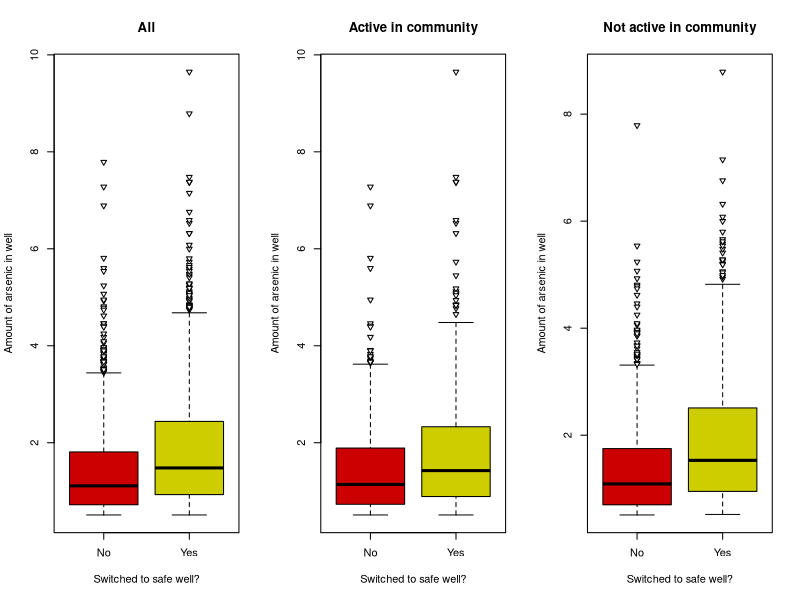
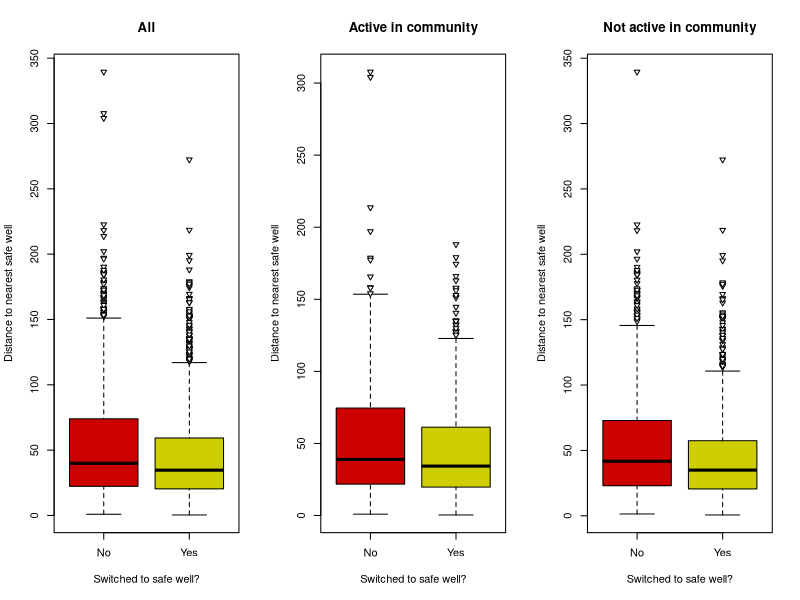
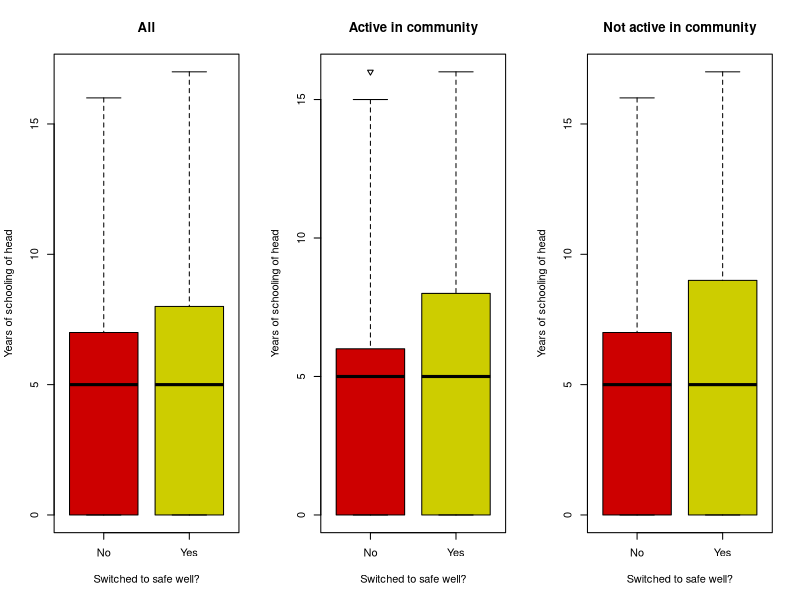
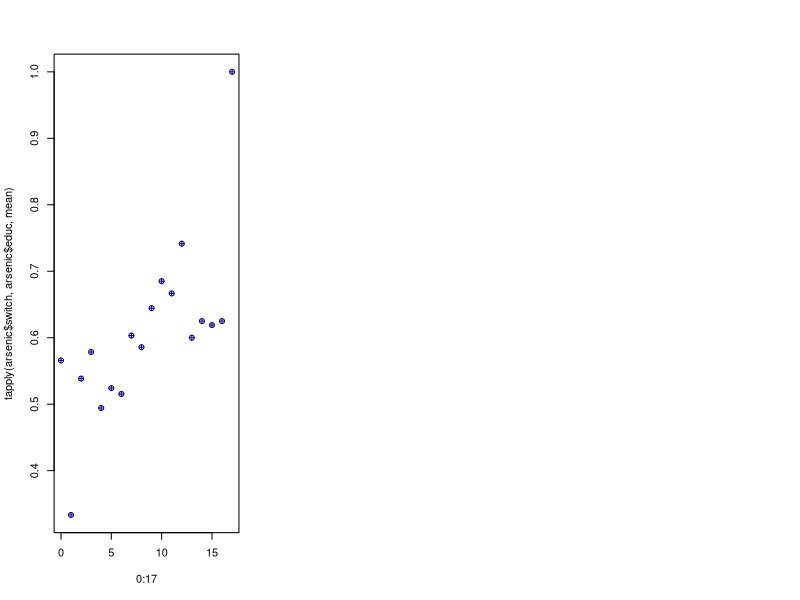
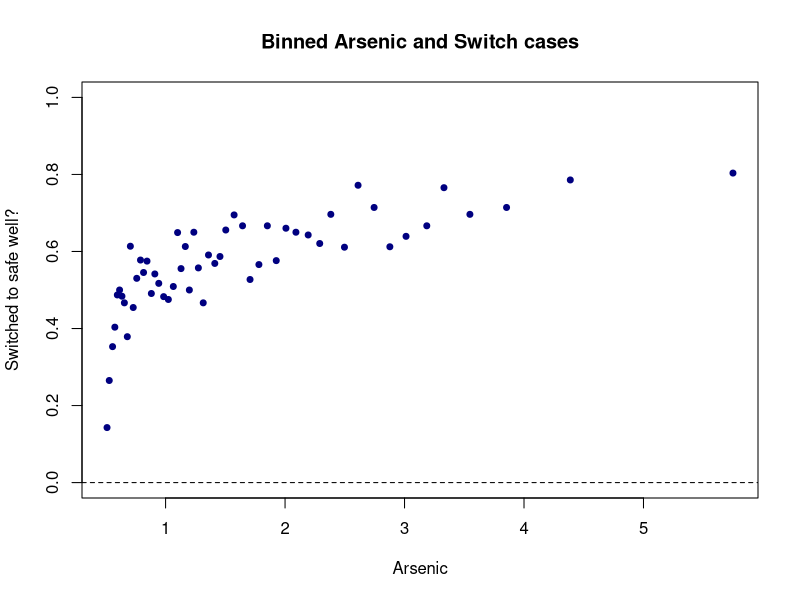
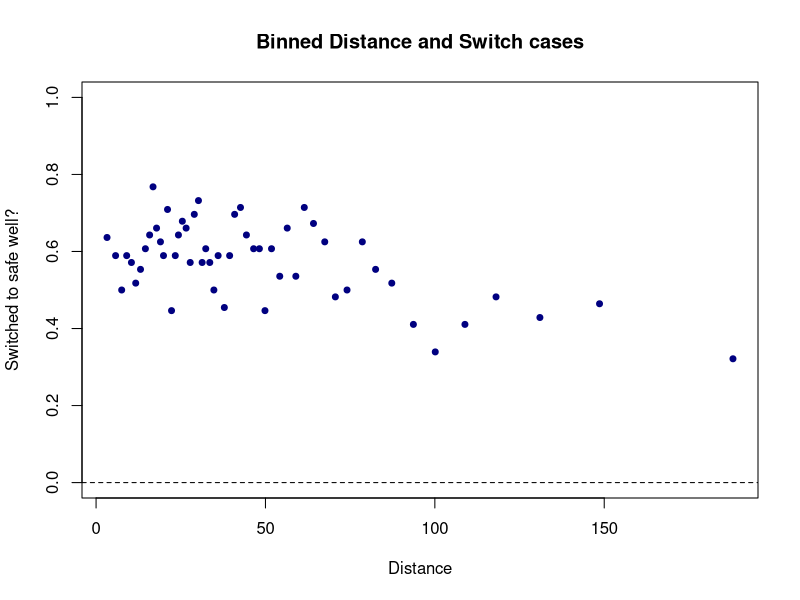
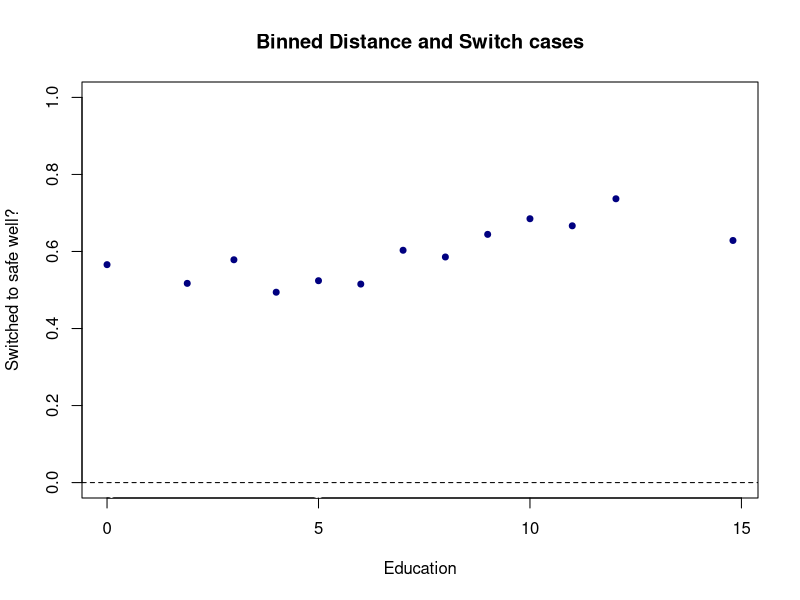
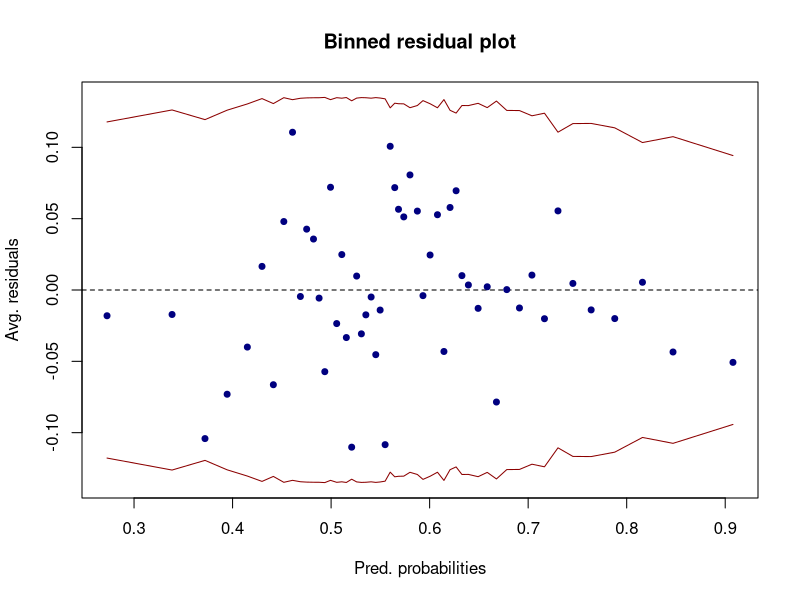

Recreate these plots in R, in order.

###########################################################################
###########################################################################
###################### The contaminated wells analysis ####################
###########################################################################
###########################################################################

###### Clear environment and load libraries
rm(list = ls())
library(arm)
library(pROC)
library(e1071)
library(caret)

###### Load the data
arsenic <- read.csv("data/arsenic.csv",header=T,
                    colClasses=c("numeric","numeric","numeric","factor","numeric"))

###### View properties of the data
str(arsenic)
dim(arsenic)
head(arsenic)
summary(arsenic[,-1])
table(arsenic$switch)

###### Exploratory data analysis

## We can do boxplots for the numeric variables
# Set plot window to 3 side by side plots
par(mfrow=c(1,3)) 

# First, let's look at arsenic vs switch
boxplot(arsenic~switch,data=arsenic,ylab="Amount of arsenic in well",pch=25,xaxt='n',
        xlab="Switched to safe well?",col=c("red3","yellow3"),cex = 0.85,main ="All")
axis(1,at=c(1,2),labels=c("No","Yes"))
boxplot(arsenic~switch,data=arsenic,subset= assoc==1,ylab="Amount of arsenic in well",
        xlab="Switched to safe well?",col=c("red3","yellow3"),xaxt='n',
        pch = 25, cex = 0.85,main ="Active in community")
axis(1,at=c(1,2),labels=c("No","Yes"))
boxplot(arsenic~switch,data=arsenic,subset= assoc==0,ylab="Amount of arsenic in well",
        xlab="Switched to safe well?",col=c("red3","yellow3"),xaxt='n',
        pch = 25, cex = 0.85,main ="Not active in community")
axis(1,at=c(1,2),labels=c("No","Yes"))

# Now, let's look at distance vs switch
boxplot(dist~switch,data=arsenic,ylab="Distance to nearest safe well",pch=25,xaxt='n',
        xlab="Switched to safe well?",col=c("red3","yellow3"),cex = 0.85,main ="All")
axis(1,at=c(1,2),labels=c("No","Yes"))
boxplot(dist~switch,data=arsenic,subset= assoc==1,ylab="Distance to nearest safe well",
        xlab="Switched to safe well?",col=c("red3","yellow3"),xaxt='n',
        pch = 25, cex = 0.85,main ="Active in community")
axis(1,at=c(1,2),labels=c("No","Yes"))
boxplot(dist~switch,data=arsenic,subset= assoc==0,ylab="Distance to nearest safe well",
        xlab="Switched to safe well?",col=c("red3","yellow3"),xaxt='n',
        pch = 25, cex = 0.85,main ="Not active in community")
axis(1,at=c(1,2),labels=c("No","Yes"))

# Finally, education vs switch
boxplot(educ~switch,data=arsenic,ylab="Years of schooling of head",pch=25,xaxt='n',
        xlab="Switched to safe well?",col=c("red3","yellow3"),cex = 0.85,main ="All")
axis(1,at=c(1,2),labels=c("No","Yes"))
boxplot(educ~switch,data=arsenic,subset= assoc==1,ylab="Years of schooling of head",
        xlab="Switched to safe well?",col=c("red3","yellow3"),xaxt='n',
        pch = 25, cex = 0.85,main ="Active in community")
axis(1,at=c(1,2),labels=c("No","Yes"))
boxplot(educ~switch,data=arsenic,subset= assoc==0,ylab="Years of schooling of head",
        xlab="Switched to safe well?",col=c("red3","yellow3"),xaxt='n',
        pch = 25, cex = 0.85,main ="Not active in community")
axis(1,at=c(1,2),labels=c("No","Yes"))
#actually, education is more of an integer variable, 
#so maybe a boxplot isn't the best way to explore the variable 
#Actually, we need to think about how we want to include it in our model


## We can do tables for the factor variables
# For switch vs association, look at joint probabilities
table(arsenic[,c("switch","assoc")])
table(arsenic[,c("switch","assoc")])/sum(table(arsenic[,c("switch","assoc")]))
#actually, what we really want are conditional probabilities
#we want to see how the probability of switching changes for different levels of assoc
#that is, the probabilities for switching given each value of association
apply(table(arsenic[,c("switch","assoc")])/sum(table(arsenic[,c("switch","assoc")])),
      2,function(x) x/sum(x)) 
# You can also use the tapply command for the same thing
tapply(arsenic$switch, arsenic$assoc, mean)
# Finally, we can even try a chi-squared test for independence.
chisq.test(table(arsenic[,c("switch","assoc")]))

# We could do the same with education, too, since it is actually an integer variable
table(arsenic[,c("switch","educ")])
#we do not have that many data points for educ=1 and for educ>12
table(arsenic[,c("switch","educ")])/sum(table(arsenic[,c("switch","educ")]))
apply(table(arsenic[,c("switch","educ")])/sum(table(arsenic[,c("switch","educ")])),
      2,function(x) x/sum(x)) 
tapply(arsenic$switch, arsenic$educ, mean)
plot(0:17,tapply(arsenic$switch, arsenic$educ, mean),col='blue4',pch=10)
# Notice that the average probabilty of switching is mostly below 58% below level 7, 
#but mostly above 58% above level 7.

#remember that there are few observations at some of these values of the predictors, 
#so the percentages need to be considered in the context of large uncertainties.  
#but, this does suggest a change at about 7 years of education at least
#we might consider a dummy variable for 7 (or 8) or higher rather than a linear term...
#something to try later.

#let's look at binnedplots of continuous predictors versus switch
#ignore the SD lines in these plots
#they are only relevant when plotting binned residuals versus the predicted probabilities
par(mfrow=c(1,1)) 
binnedplot(y=arsenic$switch,arsenic$arsenic,xlab="Arsenic",ylim=c(0,1),col.pts="navy",
           ylab ="Switched to safe well?",main="Binned Arsenic and Switch cases",
           col.int="white") # this is to set the SD lines to white and ignore them
#note the quickly increasing trend followed by flattening. 
#probability does not start to decrease, though, so unlikely we'd want a quadratic term.  
#we would expect some flattening with a linear trend.  

binnedplot(y=arsenic$switch,arsenic$dist,xlab="Distance",ylim=c(0,1),col.pts="navy",
           ylab ="Switched to safe well?",main="Binned Distance and Switch cases",col.int="white")
#no obvious transformation suggested.

binnedplot(y=arsenic$switch,arsenic$educ,xlab="Education",ylim=c(0,1),col.pts="navy",
           ylab ="Switched to safe well?",main="Binned Distance and Switch cases",col.int="white")
#looks like it might be decreasing from 0 to 6, then increasing to 12, then not enough data afterwards

# ACTUALLY, DO A QUICK GOOGLE SEARCH ABOUT THE EDUCATION SYSTEM IN BANGLADESH
# WHAT DID YOU FIND? HOW CAN THAT HELP WITH THE EDUCATION VARIABLE?


###### Model fitting
#let's try a logistic regression that has a main effect for every variable and linear predictors
#first begin by centering the continuous predictors 
#we'll leave educ alone since we might recode later
arsenic$arsenic_c = arsenic$arsenic - mean(arsenic$arsenic)
arsenic$dist_c = arsenic$dist - mean(arsenic$dist)
arsreg1 = glm(switch ~ arsenic_c + dist_c + assoc + educ, data = arsenic, family = binomial)
summary(arsreg1)

# TALK ABOUT THE MEANING OF THE COEFFICIENTS FOR 5 MINUTES.
# I WILL CALL ON GROUPS RANDOMLY TO INTERPRET EACH COEFFICIENT


###### Model diagnostics

#binned residual plots

#save the raw residuals
rawresid1 <- residuals(arsreg1,"resp")

#binned residual plots
binnedplot(x=fitted(arsreg1),y=rawresid1,xlab="Pred. probabilities",
           col.int="red4",ylab="Avg. residuals",main="Binned residual plot",col.pts="navy")

binnedplot(x=arsenic$arsenic_c,y=rawresid1,xlab="Arsenic centered",
           col.int="red4",ylab="Avg. residuals",main="Binned residual plot",col.pts="navy")
# definitely something to think about here.
# sharp increase and then somewhat steady afterwards
# GOOGLE THE MOS COMMON FUNCTIONS TO SEE WHICH MIGHT BE IDEAL:
# WHAT DOES THE QUADRATIC FUNCTION LOOKS LIKE COMPARED TO THE LN FUNCTION??


binnedplot(x=arsenic$dist_c,y=rawresid1,xlab="Distance centered",
           col.int="red4",ylab="Avg. residuals",main="Binned residual plot",col.pts="navy")
#not as much of a trend, really.

binnedplot(arsenic$educ,rawresid1,xlab="Education",
           col.int="red4",ylab="Avg. residuals",main="Binned residual plot",col.pts="navy")
#looks like a decreasing trend from 0 to 6 but an increasing trend from 7 upwards, 
#save for levela above 12. Again not enough data

#let's look at average residuals by education using the tapply command
plot(0:17,tapply(rawresid1, arsenic$educ, mean),col='blue4',pch=10)
#looks upward-downward. Not enough data for some of the levels
#we could try the dummy variable splits. Maybe 0 to 6, 7 to 12, then 12 upwards
#again, maybe we only need to split at 6/7.
#SCIENTIFICALLY, what makes sense?

tapply(rawresid1, arsenic$assoc, mean) 
#nothing helpful here, because we have a binary variable


###### Model validation

#let's do the confusion matrix with .5 threshold
Conf_mat <- confusionMatrix(as.factor(ifelse(fitted(arsreg1) >= 0.5, "1","0")),
                            as.factor(arsenic$switch),positive = "1")
Conf_mat$table
Conf_mat$overall["Accuracy"];
Conf_mat$byClass[c("Sensitivity","Specificity")] #True positive rate and True negative rate
#Maybe we can try to increase that accuracy.
#Also, the TNR looks low here.

#first, let's repeat with the marginal percentage in the data
mean(arsenic$switch)
Conf_mat <- confusionMatrix(as.factor(ifelse(fitted(arsreg1) >= mean(arsenic$switch), "1","0")),
                            as.factor(arsenic$switch),positive = "1")
Conf_mat$table
Conf_mat$overall["Accuracy"];
Conf_mat$byClass[c("Sensitivity","Specificity")]
#huge difference!  seems a lot of predicted probabilities are in the .5 yo .58  range, so cutoff matters.
#either way, we have large off-diagonal numbers. specificity is sensitive to the cutoff

#look at ROC curve
roc(arsenic$switch,fitted(arsreg1),plot=T,print.thres="best",legacy.axes=T,
    print.auc =T,col="red3")
#pretty tight to the line -- not a strongly predictive logistic regression

#let's see if we can improve the model.







## Model building

#based on binned residual plot, let's try a log of arsenic to start with, and see what happens.
arsenic$logarsenic = log(arsenic$arsenic)
arsenic$logarsenic_c = arsenic$logarsenic - mean(arsenic$logarsenic)

arsreg2 = glm(switch ~ logarsenic_c + dist_c + assoc + educ, data = arsenic, family = binomial)
summary(arsreg2)



#back to diagnostics
rawresid2 <- residuals(arsreg2,"resp")

#binned residual plots
binnedplot(x=fitted(arsreg2),y=rawresid2,xlab="Pred. probabilities",
           col.int="red4",ylab="Avg. residuals",main="Binned residual plot",col.pts="navy")

binnedplot(x=arsenic$logarsenic_c,y=rawresid2,xlab="Log Arsenic centered",
           col.int="red4",ylab="Avg. residuals",main="Binned residual plot",col.pts="navy")
#seems to have helped some!

binnedplot(x=arsenic$dist_c,y=rawresid2,xlab="Distance centered",
           col.int="red4",ylab="Avg. residuals",main="Binned residual plot",col.pts="navy")
#still not as much of a trend.

binnedplot(arsenic$educ,rawresid2,xlab="Education",
           col.int="red4",ylab="Avg. residuals",main="Binned residual plot",col.pts="navy")

plot(0:17,tapply(rawresid2, arsenic$educ, mean),col='blue4',pch=10)
#similar pattern as before for education.


#let's do the confusion matrix with .5 threshold
Conf_mat <- confusionMatrix(as.factor(ifelse(fitted(arsreg2) >= 0.5, "1","0")),
                            as.factor(arsenic$switch),positive = "1")
Conf_mat$table
Conf_mat$overall["Accuracy"];
Conf_mat$byClass[c("Sensitivity","Specificity")] #True positive rate and True negative rate

#let's repeat with the marginal percentage in the data
Conf_mat <- confusionMatrix(as.factor(ifelse(fitted(arsreg2) >= mean(arsenic$switch), "1","0")),
                            as.factor(arsenic$switch),positive = "1")
Conf_mat$table
Conf_mat$overall["Accuracy"];
Conf_mat$byClass[c("Sensitivity","Specificity")]
#some improvement


#look at ROC curve
roc(arsenic$switch,fitted(arsreg2),plot=T,print.thres="best",legacy.axes=T,
    print.auc =T,col="red3")

#let's compare this roc curve to the previous one
roc(arsenic$switch,fitted(arsreg1),plot=T,legacy.axes=T,print.auc =T,col="red3")
roc(arsenic$switch,fitted(arsreg2),plot=T,legacy.axes=T,col="blue3",add=T)
legend('bottomright', c('model1','model2'),lty=c(1,1),
       lwd=c(2,2),col=c('red3','blue3'))

#not much difference from last curve really, although a little more prediction accuracy









#let's see what happens if we collapse education to 2 levels
#we could collapse education to 3 levels but we do not have enough data for the tertiary levels
arsenic$educnew <- rep(0,nrow(arsenic))
arsenic$educnew[arsenic$educ > 6] <- 1
table(arsenic$educ,arsenic$educnew)

arsreg3 = glm(switch ~ logarsenic_c + dist_c + assoc + educnew, data = arsenic, family = binomial)
summary(arsreg3)

#this seems to have helped the significance of education, and it is scientifically plausible.  let's keep it!
#should go through binned residuals again to make sure this did not worsen model fit. 
#back to diagnostics
rawresid3 <- residuals(arsreg3,"resp")

#binned residual plots
binnedplot(x=fitted(arsreg2),y=rawresid3,xlab="Pred. probabilities",
           col.int="red4",ylab="Avg. residuals",main="Binned residual plot",col.pts="navy")

binnedplot(x=arsenic$logarsenic_c,y=rawresid3,xlab="Log Arsenic centered",
           col.int="red4",ylab="Avg. residuals",main="Binned residual plot",col.pts="navy")
#pretty much the same as before

binnedplot(x=arsenic$dist_c,y=rawresid3,xlab="Distance centered",
           col.int="red4",ylab="Avg. residuals",main="Binned residual plot",col.pts="navy")
#pretty much the same as before

tapply(rawresid1, arsenic$educnew, mean) 
# nothing helpful here



#look at new roc curve to see if it is any better
roc(arsenic$switch,fitted(arsreg3),plot=T,legacy.axes=T,print.auc =T,col="red3")

# it is a little better, with a higher area under the curve (AUC = .6632).  
# let's keep this model.




### Interactions in logistic regression

# WHAT DO YOU THINK ARE THE MOST PLAUSIBLE INTERACTIONS?

#scientifically, it is plausible to think that there might be interactions among all the variables and arsenic, 
# or among education and distance.
#let's add the interactions to see if any stand out.

#first, here is a way to explore the data for interactions using the binnedplot command

#lets set up the graphics device to show two plots side by side 
par(mfcol=c(2,1))

#first plot for educnew = 0
binnedplot(arsenic$logarsenic_c[arsenic$educnew==0], y=arsenic$switch[arsenic$educnew==0], 
           xlab = "Log Arsenic", ylab = "Switch cases", main = "Binned Arsenic and Switch cases (Educ < 7)") 

#next the plot for educnew = 1
binnedplot(arsenic$logarsenic_c[arsenic$educnew==1], y=arsenic$switch[arsenic$educnew==1], 
           xlab = "Log Arsenic", ylab = "Switch cases", main = "Binned Arsenic and Switch cases (Educ > 6)") 

#we are looking for differences in the trend.  not strong ones, except possibly at low levels of arsenic.
#I will include an interaction based on scientific arguments in favor of an interaction effect, 
# but I am not expecting a very strong interaction effect based on this plot.


#let's try for association and arsenic
#first plot for assoc = 0
binnedplot(arsenic$logarsenic_c[arsenic$assoc==0], y=arsenic$switch[arsenic$assoc==0], 
           xlab = "Log Arsenic", ylab = "Switch cases", main = "Binned Arsenic and Switch cases (Assoc = 0)") 

#next the plot for assoc = 1
binnedplot(arsenic$logarsenic_c[arsenic$assoc==1], y=arsenic$switch[arsenic$assoc==1],
           xlab = "Log Arsenic", ylab = "Switch cases", main = "Binned Arsenic and Switch cases (Assoc = 1)") 

#even less reason to suspect an interaction effect from this plot.

#how about distance and education?
#first plot for educnew = 0
binnedplot(arsenic$dist_c[arsenic$educnew==0], y=arsenic$switch[arsenic$educnew==0], 
           xlab = "Distance", ylab = "Switch cases", main = "Binned Distance and Switch cases (Educ < 7)") 
#next the plot for educnew = 1
binnedplot(arsenic$dist_c[arsenic$educnew==1], y=arsenic$switch[arsenic$educnew==1], 
           xlab = "Distance", ylab = "Switch cases", main = "Binned Distance and Switch cases (Educ > 6)") 

#this is a little more interesting -- we see one plot flatten and the other decrease.  
#here an interaction might be useful.


#let's first try the model with all the interactions 
arsreg4 = glm(switch ~ dist_c*educnew  + logarsenic_c * (assoc + educnew), data = arsenic, family = binomial)
summary(arsreg4)

#these collectively look sort of useful, especially the education ones! 

#change in deviance tests to see if the full set of interactions are useful.

anova(arsreg4, arsreg3, test= "Chisq")

#the whole group of interactions is significant.  let's just test if the distance interaction is useful, given the other two in the model.

arsreg4a = glm(switch ~ logarsenic_c * (assoc + educnew) + dist_c, data = arsenic, family = binomial)
summary(arsreg4a)

anova(arsreg4a, arsreg4, test= "Chisq")
#looks like the interaction with distance and education is useful given the others are in the model


#let's test if the distance interaction is useful, given the other two are NOT in the model.

arsreg4b = glm(switch ~ logarsenic_c + assoc + dist_c*educnew, data = arsenic, family = binomial)
summary(arsreg4b)

anova(arsreg4b, arsreg3, test= "Chisq")
#looks like the interaction with distance and education is useful even when the others are NOT in the model

#let's test the other two interactions jointly
anova(arsreg4b, arsreg4, test= "Chisq")
#looks like they are not


#let's make our final model (arsreg5) be the one with only the interaction with distance and education

arsreg5 = glm(switch ~ logarsenic_c + assoc + dist_c*educnew, data = arsenic, family = binomial)
summary(arsreg5)

# TALK ABOUT THE MEANING OF THE COEFFICIENTS FOR 5 MINUTES.
# I WILL CALL ON GROUPS RANDOMLY TO INTERPRET EACH COEFFICIENT


#let's use the stepwise function to do model selection (using BIC)
n <- nrow(arsenic)
step(glm(switch~1,data=arsenic,family=binomial),scope=formula(arsreg4),direction="both",
     trace=0,k = log(n))
#pretty much agrees with arsreg5 except for assoc. 
#Let's keep it just because we will try to interpret it (even though it isn't significant)


#let's do the binned residual plots with this perhaps final model one more time!

rawresid5 <- residuals(arsreg5,"resp")

par(mfcol=c(1,1))
binnedplot(x=arsenic$logarsenic_c,y=rawresid5,xlab="Log Arsenic centered",
           col.int="red4",ylab="Avg. residuals",main="Binned residual plot",col.pts="navy")
binnedplot(x=arsenic$dist_c,y=rawresid5,xlab="Distance centered",
           col.int="red4",ylab="Avg. residuals",main="Binned residual plot",col.pts="navy")


#let's do the confusion matrix
Conf_mat <- confusionMatrix(as.factor(ifelse(fitted(arsreg5) >= 0.5, "1","0")),
                            as.factor(arsenic$switch),positive = "1")
Conf_mat$table
Conf_mat$overall["Accuracy"];
Conf_mat$byClass[c("Sensitivity","Specificity")] #True positive rate and True negative rate

#let's repeat with the marginal percentage in the data
Conf_mat <- confusionMatrix(as.factor(ifelse(fitted(arsreg5) >= mean(arsenic$switch), "1","0")),
                            as.factor(arsenic$switch),positive = "1")
Conf_mat$table
Conf_mat$overall["Accuracy"];
Conf_mat$byClass[c("Sensitivity","Specificity")]
#still not moving much.... the model can predict only so well


#ROC curve...
roc(arsenic$switch,fitted(arsreg5),plot=T,print.thres="best",legacy.axes=T,
    print.auc =T,col="red3")

#a little better still... but we really aren't gaining a whole lot.  this is about as
#good as we are going to get with only these variables, apparently.

###model interpretations

confint.default(arsreg5)   #on log odds scale
exp(confint.default(arsreg5))   #on odds scale


#Interpreting arsenic is a bit complicated
#let's make plots to display relationships.

#plot of predicted probabilities as arsenic increases for different groups.
#set distance = to average distance (centering means we don't need to worry about it when making predictions at the average distance)
#we can just set it to zero

#First set arsenic and dist values
new_arsenic <- seq(from = min(arsenic$arsenic), to = max(arsenic$arsenic), by = .1)
newdata <- data.frame(dist_c=rep(0,length(new_arsenic)))
newdata$logarsenic_c <- log(new_arsenic) - mean(arsenic$logarsenic)

#now for association = educnew = 0
newdata$assoc <- factor(0,levels=levels(arsenic$assoc))
newdata$educnew <- 0
predprobbaseline <- predict(arsreg5,newdata,type='response')

#next association =1, educnew = 0
newdata$assoc <- factor(1,levels=levels(arsenic$assoc))
newdata$educnew <- 0
predprobassoc <- predict(arsreg5,newdata,type='response')

#set association =0 , educnew = 1
newdata$assoc <- factor(0,levels=levels(arsenic$assoc))
newdata$educnew <- 1
predprobeducnew <- predict(arsreg5,newdata,type='response')

#set association = 1, educnew = 1
newdata$assoc <- factor(1,levels=levels(arsenic$assoc))
newdata$educnew <- 1
predprobeducnewassoc <- predict(arsreg5,newdata,type='response')

plot(y = predprobbaseline, x = new_arsenic, ylab = "Predicted probability", xlab = "Arsenic", 
     main = "Predicted Probability vs. Arsenic for Different Groups",ylim=c(0.2,1),pch= 1,
     col="red2")
points(y=predprobassoc, x=new_arsenic, pch= 2,col="red4")
points(y=predprobeducnew, x=new_arsenic, pch= 3,col="tan2")
points(y=predprobeducnewassoc, x=new_arsenic, pch= 4,col="tan4")
legend('bottomright',pch=c(3,4,1,2),bty = "n",col=c('tan2','tan4','red2','red4'),
       c('assoc=0; educnew=1','assoc=1; educnew=1','assoc=0; educnew=0','assoc=1; educnew=0'))



# Do it yourself: collapse education to the 4 (more scientifically plausible) levels and see what happens instead......
